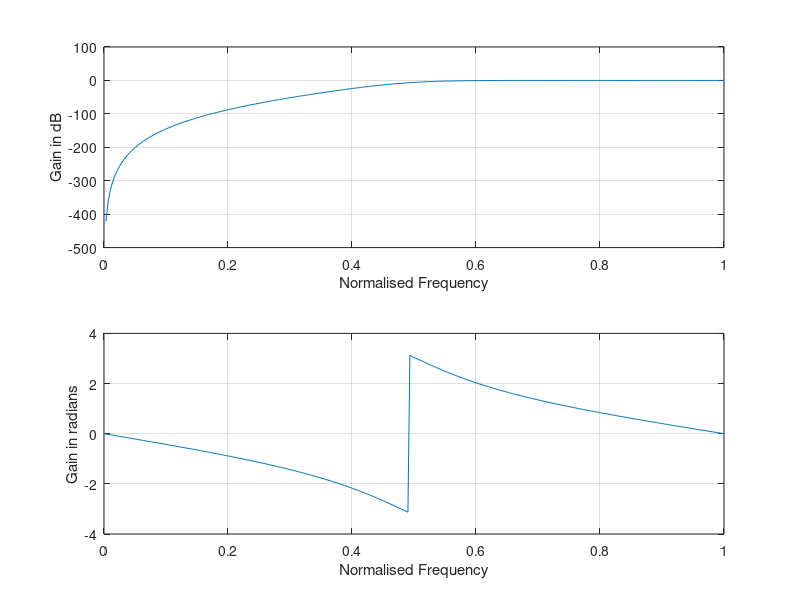

Write the MATLAB code that produced this figure.
% Analog IIR butterworth high pass filter

clc;
clear all;
close all;

%Design of analog butterworth filter
alphap=0.4;
alphas=30;
fp=400;
fs=800;
f=2000;
omegap=2*fp/f;
omegas=2*fs/f;

%Design of butter LPF
[n wn]=buttord(omegap,omegas,alphap,alphas);
%Computing order of filter
[b a]=butter(n,wn,'high');
w=0:0.01:pi;
[h w]=freqz(b,a,w,'whole');
m=abs(h); %To compute magnitude response.
an=angle(h); %To compute phase response.
subplot(2,1,1);

%Plotting magnitude response
plot(w/pi,20*log(m));
grid;
xlabel('Normalised Frequency');
ylabel('Gain in dB');
subplot(2,1,2);

%Plotting phase response
plot(w/pi,an);
grid;
xlabel('Normalised Frequency');
ylabel('Gain in radians');
